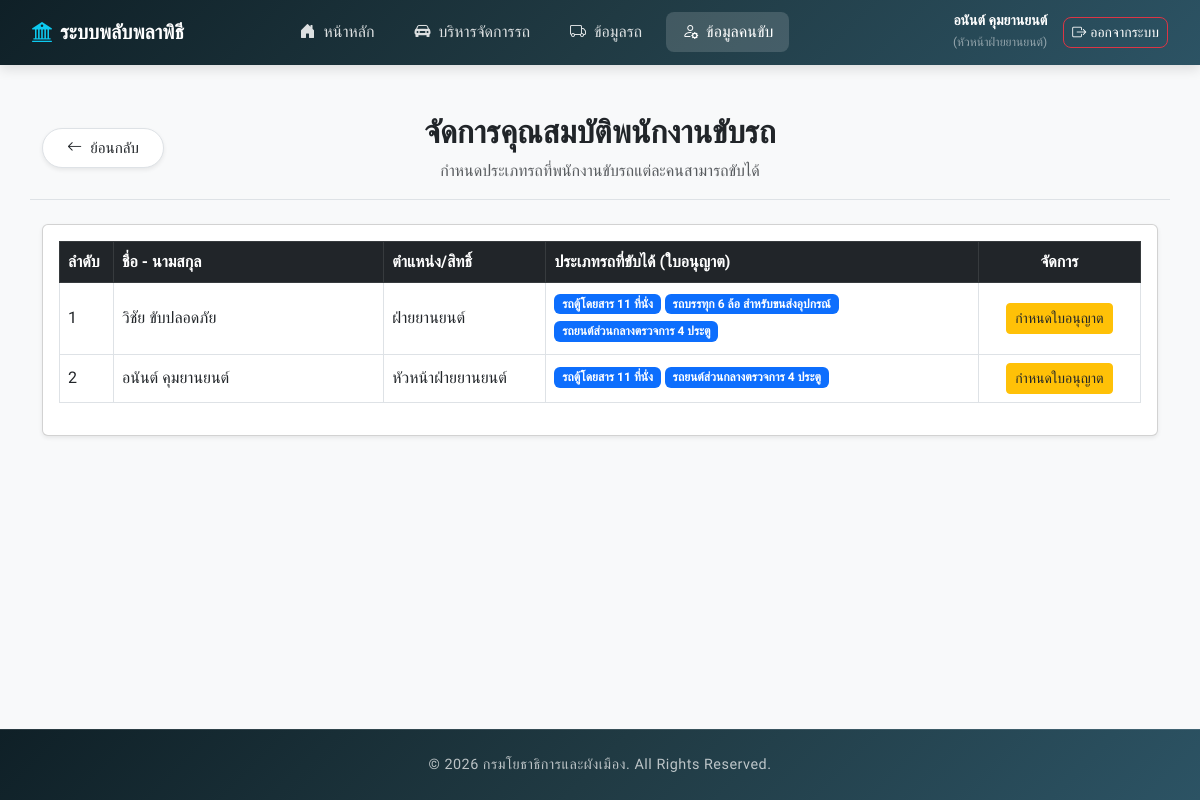
The page /manage_drivers.php (signed in) on the database its author committed.
### tables this page shows
CREATE TABLE IF NOT EXISTS `users` (
  `id` int(11) NOT NULL AUTO_INCREMENT,
  `username_sso` varchar(100) DEFAULT NULL,
  `password_hash` varchar(255) DEFAULT NULL,
  `fname` varchar(100) NOT NULL,
  `lname` varchar(100) NOT NULL,
  `depart_code` varchar(20) DEFAULT NULL,
  `depart_name` varchar(255) DEFAULT NULL,
  `email` varchar(150) DEFAULT NULL,
  `mobile_phone` varchar(50) DEFAULT NULL,
  `cid` varchar(20) DEFAULT NULL,
  `role` enum('super_admin','admin','head_operation','coordinator_operation','staff_operation','head_vehicle','staff_vehicle','pending') NOT NULL DEFAULT 'pending',
  `created_at` timestamp NOT NULL DEFAULT CURRENT_TIMESTAMP,
  PRIMARY KEY (`id`),
  UNIQUE KEY `idx_users_username_sso` (`username_sso`),
  KEY `idx_users_role` (`role`)
);

### includes/auth.php (called while the page is built, shortened)
<?php
function current_user_role(): string
{
    return (string)($_SESSION['role'] ?? '');
}
function is_logged_in(): bool
{
    return !empty($_SESSION['user_id']);
}
function has_role(array|string $roles): bool
{
    $currentRole = current_user_role();
    return in_array($currentRole, $roles, true);
}
    ?>

### manage_drivers.php (the view, shortened to what this page needs)
<?php
require_once __DIR__ . '/includes/auth.php';
$conn = get_db();
$is_head = has_role([ROLE_HEAD_VEHICLE, ROLE_SUPER_ADMIN]);
$stmtUsers = $conn->query("
    SELECT id, fname, lname, role, depart_name
    FROM users
    WHERE role IN ('staff_vehicle', 'head_vehicle')
    ORDER BY fname ASC
");
$drivers = $stmtUsers->fetchAll(PDO::FETCH_ASSOC);
$stmtQual = $conn->query("SELECT user_id, vehicle_type FROM driver_qualifications");
$qualifications = [];
while ($row = $stmtQual->fetch(PDO::FETCH_ASSOC)) {
    $qualifications[$row['user_id']][] = $row['vehicle_type'];
}
?>
<!DOCTYPE html>
<html lang="th">
<head>
       <link href="https://cdn.jsdelivr.net/npm/bootstrap@5.3.0/dist/css/bootstrap.min.css" rel="stylesheet">
    <link rel="stylesheet" href="https://cdn.jsdelivr.net/npm/bootstrap-icons@1.10.5/font/bootstrap-icons.css">
    <link href="https://cdn.jsdelivr.net/npm/bootstrap@5.3.0/dist/css/bootstrap.min.css" rel="stylesheet">
</head>
<body class="bg-light">
<?php include 'menu.php'; ?>
<div class="container py-5">
    <div class="row align-items-center mb-4 pb-3 border-bottom">
        <div class="col-12 col-md-3 text-start mb-3 mb-md-0">
            <a href="<?php echo $is_head ? 'home_head_vehicle.php' : 'home_vehicle.php'; ?>" class="btn btn-white border shadow-sm rounded-pill d-inline-flex align-items-center hover-primary transition-all px-4 py-2 bg-white" style="font-size: 0.95rem; font-weight: 500;">
                <i class="bi bi-arrow-left me-2"></i>ย้อนกลับ
            </a>
        </div>
        <div class="col-12 col-md-6 text-center">
            <h2 class="fw-bold mb-0">จัดการคุณสมบัติพนักงานขับรถ</h2>
            <p class="text-muted mt-2 mb-0">กำหนดประเภทรถที่พนักงานขับรถแต่ละคนสามารถขับได้</p>
        </div>
    </div>
    <div class="card shadow-sm">
        <div class="card-body">
            <div class="table-responsive">
                <table class="table table-bordered table-hover align-middle" style="min-width: 800px;">
                    <thead class="table-dark">
                        <tr>
                            <th width="5%">ลำดับ</th>
                            <th width="25%">ชื่อ - นามสกุล</th>
                            <th width="15%">ตำแหน่ง/สิทธิ์</th>
                            <th width="<?php echo $is_head ? '40%' : '55%'; ?>">ประเภทรถที่ขับได้ (ใบอนุญาต)</th>
                            <?php if($is_head): ?>
                            <th width="15%" class="text-center">จัดการ</th>
                            <?php endif; ?>
                        </tr>
                    </thead>
                    <tbody>
                        <?php if (count($drivers) > 0): ?>
                            <?php foreach ($drivers as $index => $driver): ?>
                                <?php
                                    $driver_id = $driver['id'];
                                    $driver_qualifications = isset($qualifications[$driver_id]) ? $qualifications[$driver_id] : [];
                                ?>
                                <tr>
                                    <td><?= $index + 1 ?></td>
                                    <td><?= htmlspecialchars($driver['fname'] . ' ' . $driver['lname']) ?></td>
                                    <td>
                                        <?php
                                            if($driver['role'] == 'head_vehicle') echo 'หัวหน้าฝ่ายยานยนต์';
                                            else if($driver['role'] == 'staff_vehicle') echo 'ฝ่ายยานยนต์';
                                            else echo htmlspecialchars($driver['role']);
                                        ?>
                                    </td>
                                    <td>
                                        <?php if (!empty($driver_qualifications)): ?>
                                            <?php foreach ($driver_qualifications as $vq): ?>
                                                <span class="badge bg-primary mb-1"><?= htmlspecialchars($vq) ?></span>
                                            <?php endforeach; ?>
                                        <?php else: ?>
                                            <span class="text-muted">ยังไม่กำหนดประเภทรถ</span>
                                        <?php endif; ?>
                                    </td>
                                <?php if($is_head): ?>
                                    <td class="text-center">
                                        <button class="btn btn-warning btn-sm text-dark"
                                                onclick="openManageModal(<?= $driver_id ?>, '<?= htmlspecialchars($driver['fname'] . ' ' . $driver['lname']) ?>', '<?= implode(',', $driver_qualifications) ?>')">
                                            กำหนดใบอนุญาต
                                        </button>
                                    </td>
                                <?php endif; ?>
                                </tr>
                            <?php endforeach; ?>
                        <?php else: ?>
                            <tr>
                            <td colspan="<?php echo $is_head ? '5' : '4'; ?>" class="text-center text-muted">ไม่พบบุคลากรฝ่ายยานยนต์ในระบบ</td>
                            </tr>
                        <?php endif; ?>
                    </tbody>
                </table>
            </div>
        </div>
    </div>
</div>
</body>
</html>
<?php if(file_exists('footer.php')) require 'footer.php'; ?>

### footer.php (style rules this page uses)
html { height: 100%; }
body { font-family: 'Prompt', sans-serif; background-color: #f0f2f5; display: flex; flex-direction: column; min-height: 100vh; margin: 0; }

### rows shown on the page
users: fname+lname "วิชัย ขับปลอดภัย", role "ฝ่ายยานยนต์", id "รถตู้โดยสาร 11 ที่นั่ง", id "รถบรรทุก 6 ล้อ สำหรับขนส่งอุปกรณ์", id "รถยนต์ส่วนกลางตรวจการ 4 ประตู"
users: fname+lname "อนันต์ คุมยานยนต์", role "หัวหน้าฝ่ายยานยนต์", id "รถตู้โดยสาร 11 ที่นั่ง", id "รถยนต์ส่วนกลางตรวจการ 4 ประตู"

### other values the page prints
$user_display_name "อนันต์ คุมยานยนต์"
$role_name "หัวหน้าฝ่ายยานยนต์"
